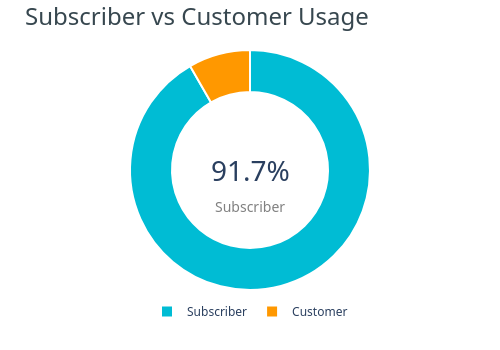

The notebook cell saved with this chart:
### Code cell
user_counts = df['user_type'].value_counts()

fig3 = go.Figure(data=[go.Pie(
    labels=user_counts.index,
    values=user_counts.values,
    hole=0.65,
    marker=dict(
        colors=[COLORS['primary'], COLORS['secondary']],
        line=dict(width=2, color='white')
    ),
    textinfo='none',
    hoverinfo='label+percent'
)])

user_counts = df['user_type'].value_counts()
total = user_counts.sum()

max_label = user_counts.idxmax()
max_percent = (user_counts.max() / total) * 100
fig3.update_layout(
    title=dict(text='Subscriber vs Customer Usage', font=dict(size=24, color=COLORS['dark'])),
    template='plotly_white',
    height=350,
    width=500,
    font=dict(family="Segoe UI, Arial", size=12),
    paper_bgcolor='white',
    showlegend=True,
    legend=dict(orientation="h", yanchor="bottom", y=-0.15, x=0.5, xanchor="center"),
    margin=dict(l=40, r=40, t=50, b=60),
    annotations=[
        dict(
            text=f"{max_percent:.1f}%",
            x=0.5,
            y=0.5,
            font_size=28,
            showarrow=False,
            font_family="Segoe UI"
        ),
        dict(
            text=max_label,
            x=0.5,
            y=0.35,
            font_size=14,
            showarrow=False,
            font_color='gray'
        )
    ]
)

### Figure 1 — Plotly figure (JSON) as saved in the notebook; plotly's stock layout.template omitted (floating-point values rounded to 4 significant figures)
{"data": [{"hole": 0.65, "hoverinfo": "label+percent", "labels": ["Subscriber", "Customer"], "marker": {"colors": ["#00BCD4", "#FF9800"], "line": {"color": "white", "width": 2}}, "textinfo": "none", "type": "pie", "values": [61099, 5547]}], "layout": {"annotations": [{"font": {"family": "Segoe UI", "size": 28}, "showarrow": false, "text": "91.7%", "x": 0.5, "y": 0.5}, {"font": {"color": "gray", "size": 14}, "showarrow": false, "text": "Subscriber", "x": 0.5, "y": 0.35}], "font": {"family": "Segoe UI, Arial", "size": 12}, "height": 350, "legend": {"orientation": "h", "x": 0.5, "xanchor": "center", "y": -0.15, "yanchor": "bottom"}, "margin": {"b": 60, "l": 40, "r": 40, "t": 50}, "paper_bgcolor": "white", "showlegend": true, "title": {"font": {"color": "#37474F", "size": 24}, "text": "Subscriber vs Customer Usage"}, "width": 500}}
